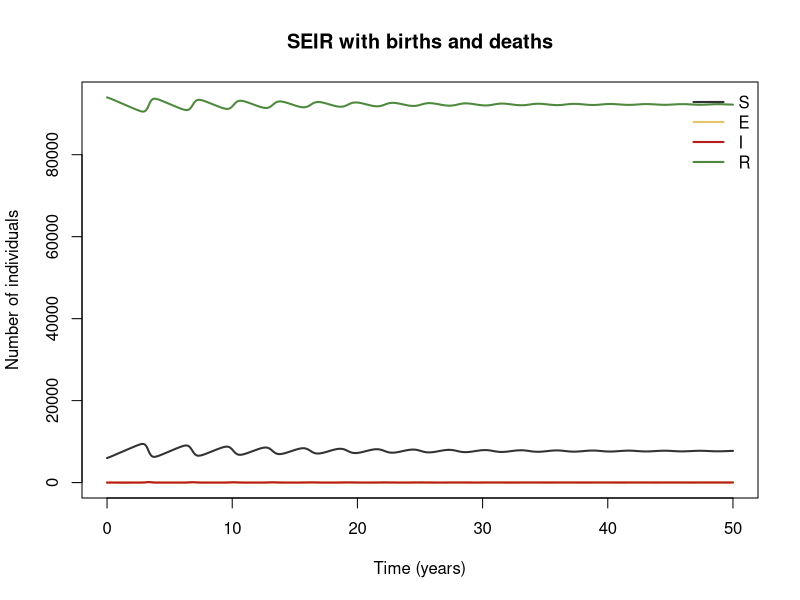
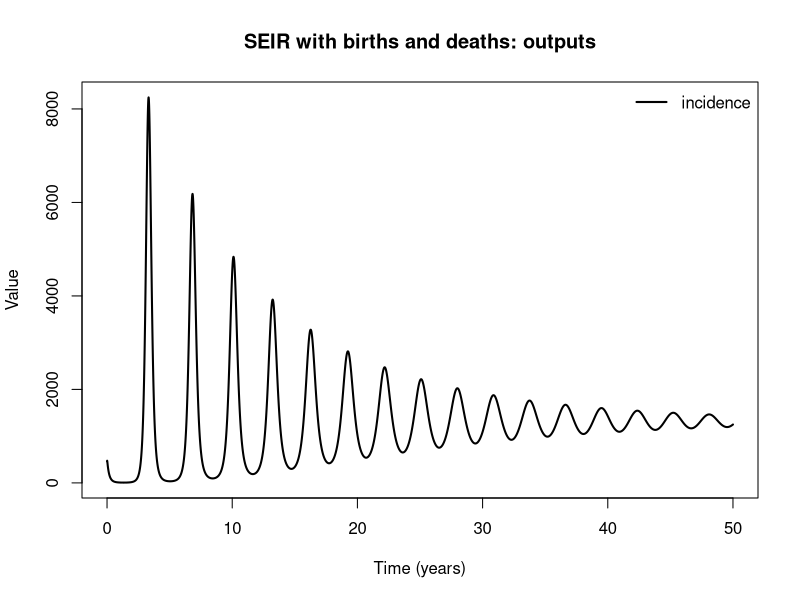

Here is the R script that generated these plots, in order:
## SEIR with births and deaths
## Endemic SEIR parameterised by R0 (measles-like): transmission rate derived from R0.
## Reference: Keeling & Rohani (2008), Modeling Infectious Diseases in Humans and Animals, §2.5 (Program 2.6)
##
## Generated from a compartmental model diagram (model format v1).
## Regenerating from the same diagram always gives this exact file.
##
## Compartments: S, E, I, R
## Flows (time unit: years):
##   (outside) -> S  : mu * N
##   S -> E          : lam * S
##   E -> I          : sigma * E
##   I -> R          : gamma * I
##   S -> (outside)  : mu * S
##   E -> (outside)  : mu * E
##   I -> (outside)  : mu * I
##   R -> (outside)  : mu * R

library(deSolve)

# ---- Time ------------------------------------------------------------
times <- seq(0, 50, by = 0.01)  # years

# ---- Parameters ------------------------------------------------------
parameters <- c(
  R0 = 13,          # basic reproduction number
  sigma = 365 / 8,  # rate of becoming infectious per year (8-day latent period)
  gamma = 365 / 5,  # recovery rate per year (5-day infectious period)
  mu = 1 / 70       # birth = death rate per year
)

# ---- Initial conditions ----------------------------------------------
state <- c(
  S = 6000,  # Susceptible
  E = 10,    # Exposed
  I = 10,    # Infectious
  R = 93980  # Recovered
)

# ---- Model equations -------------------------------------------------
seir_vital_model <- function(t, state, parameters) {
  with(as.list(c(state, parameters)), {
    # Total population
    N <- S + E + I + R

    # Derived quantities
    beta <- R0 * (gamma + mu) * (sigma + mu) / sigma  # transmission rate implied by R0
    lam <- beta * I / N                               # force of infection

    # Flows recorded as outputs
    incidence <- sigma * E

    # Rates of change
    dS <- mu * N - lam * S - mu * S
    dE <- lam * S - sigma * E - mu * E
    dI <- sigma * E - gamma * I - mu * I
    dR <- gamma * I - mu * R

    list(c(dS, dE, dI, dR), c(incidence = incidence))
  })
}

# ---- Solve -----------------------------------------------------------
out <- ode(y = state, times = times, func = seir_vital_model, parms = parameters)
out <- as.data.frame(out)

# ---- Plot ------------------------------------------------------------
compartment_cols <- c(S = "#333333", E = "#E8C468", I = "#B71C1C", R = "#4E8A3E")
matplot(out$time, out[, names(compartment_cols)], type = "l", lty = 1, lwd = 2,
        col = compartment_cols, xlab = "Time (years)", ylab = "Number of individuals",
        main = "SEIR with births and deaths")
legend("topright", legend = names(compartment_cols), col = compartment_cols,
       lty = 1, lwd = 2, bty = "n")

output_names <- c("incidence")
matplot(out$time, out[, output_names, drop = FALSE], type = "l", lty = 1, lwd = 2,
        col = seq_along(output_names), xlab = "Time (years)", ylab = "Value",
        main = "SEIR with births and deaths: outputs")
legend("topright", legend = output_names, col = seq_along(output_names),
       lty = 1, lwd = 2, bty = "n")
